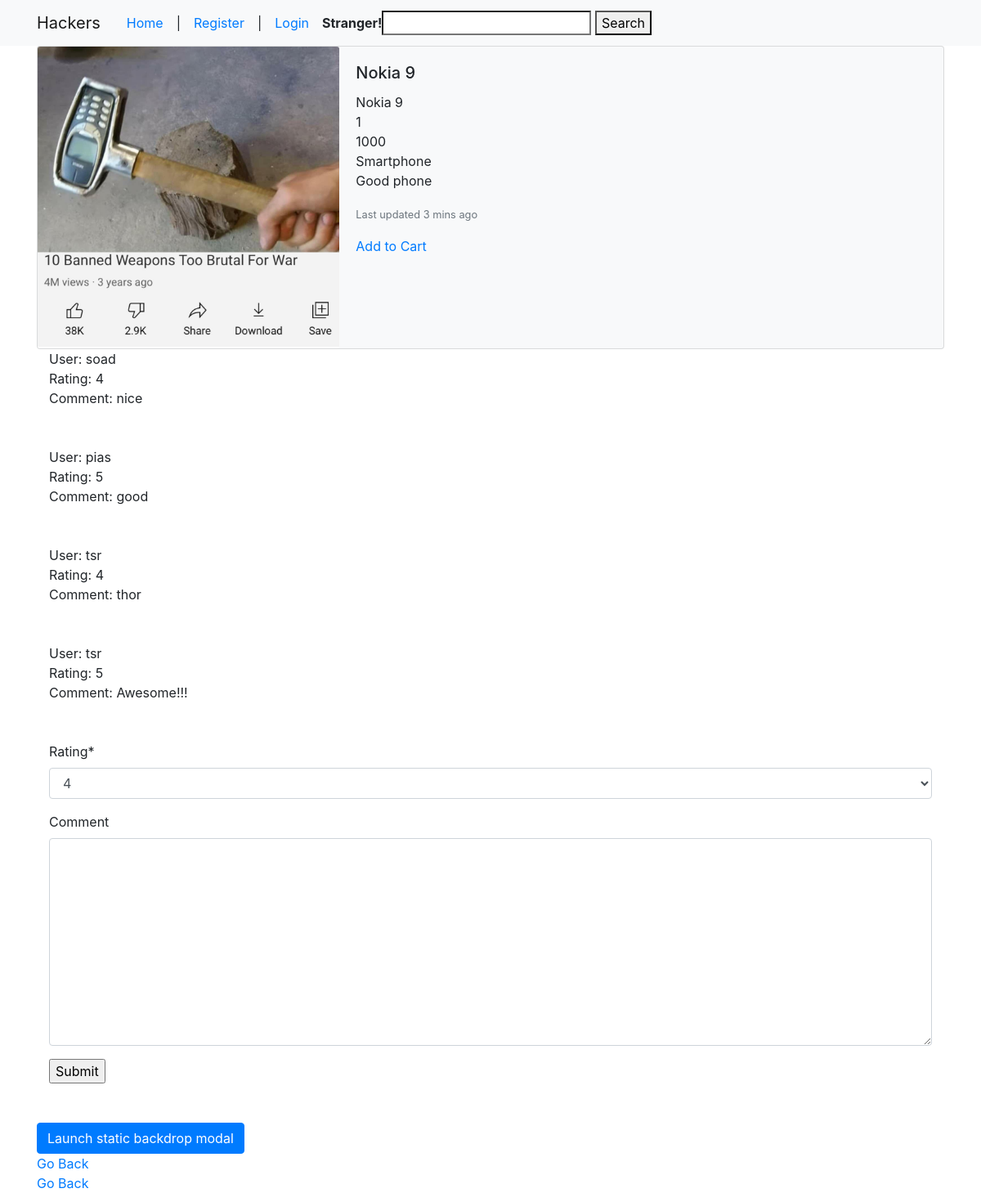
/products/1, run on the app's committed database.
### ProductManagement/models.py (models this page shows, shortened)
class Product(models.Model):
    name = models.CharField(max_length=100)
    price = models.IntegerField(blank=True)
    category = models.CharField(max_length=100)
    description = models.TextField(blank=True)
    image = models.ImageField(upload_to='products/images/', blank=True, default="products/images/default.jpg")
    file = models.FileField(upload_to='products/files/', blank=True, null=True, default='products/files/default.pdf')
    reviews = models.ManyToManyField(Review)

class Review(models.Model):
    RATING_OPTIONS = (
        ('1', '1'),
        ('2', '2'),
        ('3', '3'),
        ('4', '4'),
        ('5', '5')
    )
    rating = models.CharField(max_length=10, choices = RATING_OPTIONS, default='4')
    comment = models.TextField(blank=True, null=True)
    user = models.ForeignKey(User, on_delete=models.CASCADE, null=True, blank=True)

### ProductManagement/views.py (the view, shortened to what this page needs)
# urls.py: path('products/<int:product_id>', product_views.showDetails, name='detail_view'),
def showDetails(request, product_id):
    searched_product = get_object_or_404(Product, id=product_id)
    form = ReviewForm()
    context = {
        'search': searched_product,
        'form': form
    }
    return render(request, 'ProductManagement/detail_product_view.html', context)

### ProductManagement/forms.py
class ReviewForm(forms.ModelForm):
    class Meta:
        model = Review
        fields = ('rating', 'comment')

### templates/ProductManagement/detail_product_view.html (shortened to what this page needs)
{% extends 'base2.html' %}
{% load crispy_forms_tags %}
{% block content  %}
        <div class="card bg-light mb-2`" >
          <div class="row no-gutters">
            <div class="col-md-4">
              <img src="{{ search.image.url }}" class="card-img" alt="...">
            </div>
            <div class="col-md-8">
              <div class="card-body">
                <h5 class="card-title">{{ search.name }}</h5>
                <p class="card-text">
                    {{ search.name }} <br>
                    {{ search.id }} <br>
                    {{ search.price }} <br>
                    {{ search.category }} <br>
                    {{ search.description }} <br>
                </p>
                <p class="card-text"><small class="text-muted">Last updated 3 mins ago</small></p>
                  <a href="{% url 'update-cart' search.id  %}" >Add to Cart</a>
              </div>
            </div>
          </div>
        </div>
    <div class="container">
        {% for review in search.reviews.all %}
            User: {{ review.user.username }}<br>
            Rating: {{ review.rating }} <br>
            Comment: {{ review.comment }} <br><br><br>
        {% endfor %}
    </div>
    <div class="container">
        <form method="POST">
            {{ form | crispy }}
            <input type="submit">
        </form>
    </div>
{% endblock content %}

### data on the page
Product: image (picture), name "Nokia 9", id "1", price "1000", category "Smartphone", description "Good phone"
Review: user.username "soad", rating "4", comment "nice"
Review: user.username "pias", rating "5", comment "good"
Review: user.username "tsr", rating "4", comment "thor"
Review: user.username "tsr", rating "5", comment "Awesome!!!"
